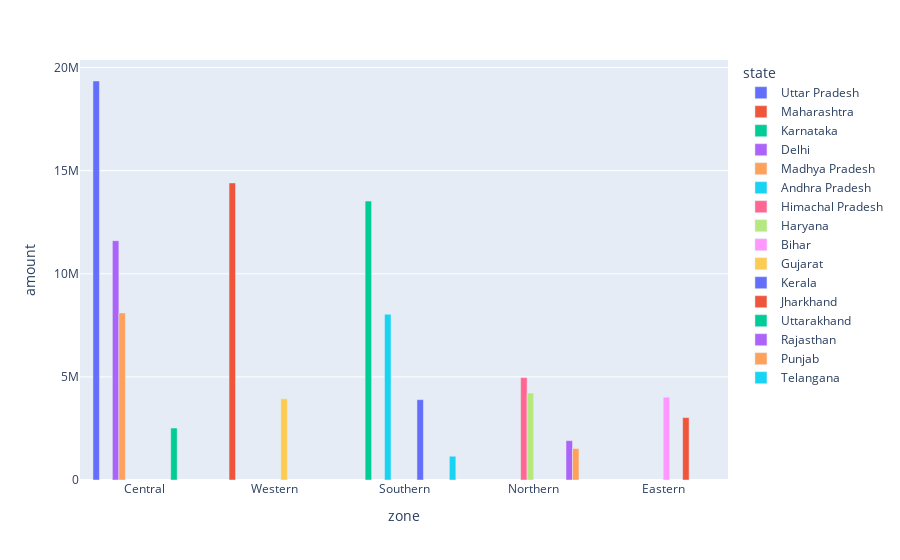

This figure's notebook cell:
### Markdown cell above
#### BI-Variate

### Code cell
BV1 = df.groupby(["zone","state"],as_index=False)["amount"].sum()
BV1 = BV1.sort_values('amount', ascending=False)
px.bar(data_frame= BV1, x= "zone",y= "amount",color="state",barmode='group')

### Figure 1 — Plotly figure (JSON) as saved in the notebook; plotly's stock layout.template omitted (floating-point values rounded to 4 significant figures)
{"data": [{"alignmentgroup": "True", "hovertemplate": "state=Uttar Pradesh<br>zone=%{x}<br>amount=%{y}<extra></extra>", "legendgroup": "Uttar Pradesh", "marker": {"color": "#636efa", "pattern": {"shape": ""}}, "name": "Uttar Pradesh", "offsetgroup": "Uttar Pradesh", "orientation": "v", "showlegend": true, "textposition": "auto", "type": "bar", "x": ["Central"], "xaxis": "x", "y": [19346055], "yaxis": "y"}, {"alignmentgroup": "True", "hovertemplate": "state=Maharashtra<br>zone=%{x}<br>amount=%{y}<extra></extra>", "legendgroup": "Maharashtra", "marker": {"color": "#EF553B", "pattern": {"shape": ""}}, "name": "Maharashtra", "offsetgroup": "Maharashtra", "orientation": "v", "showlegend": true, "textposition": "auto", "type": "bar", "x": ["Western"], "xaxis": "x", "y": [14404467], "yaxis": "y"}, {"alignmentgroup": "True", "hovertemplate": "state=Karnataka<br>zone=%{x}<br>amount=%{y}<extra></extra>", "legendgroup": "Karnataka", "marker": {"color": "#00cc96", "pattern": {"shape": ""}}, "name": "Karnataka", "offsetgroup": "Karnataka", "orientation": "v", "showlegend": true, "textposition": "auto", "type": "bar", "x": ["Southern"], "xaxis": "x", "y": [13523540], "yaxis": "y"}, {"alignmentgroup": "True", "hovertemplate": "state=Delhi<br>zone=%{x}<br>amount=%{y}<extra></extra>", "legendgroup": "Delhi", "marker": {"color": "#ab63fa", "pattern": {"shape": ""}}, "name": "Delhi", "offsetgroup": "Delhi", "orientation": "v", "showlegend": true, "textposition": "auto", "type": "bar", "x": ["Central"], "xaxis": "x", "y": [11600000.0], "yaxis": "y"}, {"alignmentgroup": "True", "hovertemplate": "state=Madhya Pradesh<br>zone=%{x}<br>amount=%{y}<extra></extra>", "legendgroup": "Madhya Pradesh", "marker": {"color": "#FFA15A", "pattern": {"shape": ""}}, "name": "Madhya Pradesh", "offsetgroup": "Madhya Pradesh", "orientation": "v", "showlegend": true, "textposition": "auto", "type": "bar", "x": ["Central"], "xaxis": "x", "y": [8101142], "yaxis": "y"}, {"alignmentgroup": "True", "hovertemplate": "state=Andhra Pradesh<br>zone=%{x}<br>amount=%{y}<extra></extra>", "legendgroup": "Andhra Pradesh", "marker": {"color": "#19d3f3", "pattern": {"shape": ""}}, "name": "Andhra Pradesh", "offsetgroup": "Andhra Pradesh", "orientation": "v", "showlegend": true, "textposition": "auto", "type": "bar", "x": ["Southern"], "xaxis": "x", "y": [8037000.0], "yaxis": "y"}, {"alignmentgroup": "True", "hovertemplate": "state=Himachal Pradesh<br>zone=%{x}<br>amount=%{y}<extra></extra>", "legendgroup": "Himachal Pradesh", "marker": {"color": "#FF6692", "pattern": {"shape": ""}}, "name": "Himachal Pradesh", "offsetgroup": "Himachal Pradesh", "orientation": "v", "showlegend": true, "textposition": "auto", "type": "bar", "x": ["Northern"], "xaxis": "x", "y": [4963368], "yaxis": "y"}, {"alignmentgroup": "True", "hovertemplate": "state=Haryana<br>zone=%{x}<br>amount=%{y}<extra></extra>", "legendgroup": "Haryana", "marker": {"color": "#B6E880", "pattern": {"shape": ""}}, "name": "Haryana", "offsetgroup": "Haryana", "orientation": "v", "showlegend": true, "textposition": "auto", "type": "bar", "x": ["Northern"], "xaxis": "x", "y": [4217871], "yaxis": "y"}, {"alignmentgroup": "True", "hovertemplate": "state=Bihar<br>zone=%{x}<br>amount=%{y}<extra></extra>", "legendgroup": "Bihar", "marker": {"color": "#FF97FF", "pattern": {"shape": ""}}, "name": "Bihar", "offsetgroup": "Bihar", "orientation": "v", "showlegend": true, "textposition": "auto", "type": "bar", "x": ["Eastern"], "xaxis": "x", "y": [4014669], "yaxis": "y"}, {"alignmentgroup": "True", "hovertemplate": "state=Gujarat<br>zone=%{x}<br>amount=%{y}<extra></extra>", "legendgroup": "Gujarat", "marker": {"color": "#FECB52", "pattern": {"shape": ""}}, "name": "Gujarat", "offsetgroup": "Gujarat", "orientation": "v", "showlegend": true, "textposition": "auto", "type": "bar", "x": ["Western"], "xaxis": "x", "y": [3938159], "yaxis": "y"}, {"alignmentgroup": "True", "hovertemplate": "state=Kerala<br>zone=%{x}<br>amount=%{y}<extra></extra>", "legendgroup": "Kerala", "marker": {"color": "#636efa", "pattern": {"shape": ""}}, "name": "Kerala", "offsetgroup": "Kerala", "orientation": "v", "showlegend": true, "textposition": "auto", "type": "bar", "x": ["Southern"], "xaxis": "x", "y": [3894000.0], "yaxis": "y"}, {"alignmentgroup": "True", "hovertemplate": "state=Jharkhand<br>zone=%{x}<br>amount=%{y}<extra></extra>", "legendgroup": "Jharkhand", "marker": {"color": "#EF553B", "pattern": {"shape": ""}}, "name": "Jharkhand", "offsetgroup": "Jharkhand", "orientation": "v", "showlegend": true, "textposition": "auto", "type": "bar", "x": ["Eastern"], "xaxis": "x", "y": [3026456], "yaxis": "y"}, {"alignmentgroup": "True", "hovertemplate": "state=Uttarakhand<br>zone=%{x}<br>amount=%{y}<extra></extra>", "legendgroup": "Uttarakhand", "marker": {"color": "#00cc96", "pattern": {"shape": ""}}, "name": "Uttarakhand", "offsetgroup": "Uttarakhand", "orientation": "v", "showlegend": true, "textposition": "auto", "type": "bar", "x": ["Central"], "xaxis": "x", "y": [2520944], "yaxis": "y"}, {"alignmentgroup": "True", "hovertemplate": "state=Rajasthan<br>zone=%{x}<br>amount=%{y}<extra></extra>", "legendgroup": "Rajasthan", "marker": {"color": "#ab63fa", "pattern": {"shape": ""}}, "name": "Rajasthan", "offsetgroup": "Rajasthan", "orientation": "v", "showlegend": true, "textposition": "auto", "type": "bar", "x": ["Northern"], "xaxis": "x", "y": [1909409], "yaxis": "y"}, {"alignmentgroup": "True", "hovertemplate": "state=Punjab<br>zone=%{x}<br>amount=%{y}<extra></extra>", "legendgroup": "Punjab", "marker": {"color": "#FFA15A", "pattern": {"shape": ""}}, "name": "Punjab", "offsetgroup": "Punjab", "orientation": "v", "showlegend": true, "textposition": "auto", "type": "bar", "x": ["Northern"], "xaxis": "x", "y": [1525800], "yaxis": "y"}, {"alignmentgroup": "True", "hovertemplate": "state=Telangana<br>zone=%{x}<br>amount=%{y}<extra></extra>", "legendgroup": "Telangana", "marker": {"color": "#19d3f3", "pattern": {"shape": ""}}, "name": "Telangana", "offsetgroup": "Telangana", "orientation": "v", "showlegend": true, "textposition": "auto", "type": "bar", "x": ["Southern"], "xaxis": "x", "y": [1151490], "yaxis": "y"}], "layout": {"barmode": "group", "legend": {"title": {"text": "state"}, "tracegroupgap": 0}, "margin": {"t": 60}, "xaxis": {"anchor": "y", "domain": [0, 1], "title": {"text": "zone"}}, "yaxis": {"anchor": "x", "domain": [0, 1], "title": {"text": "amount"}}}}
